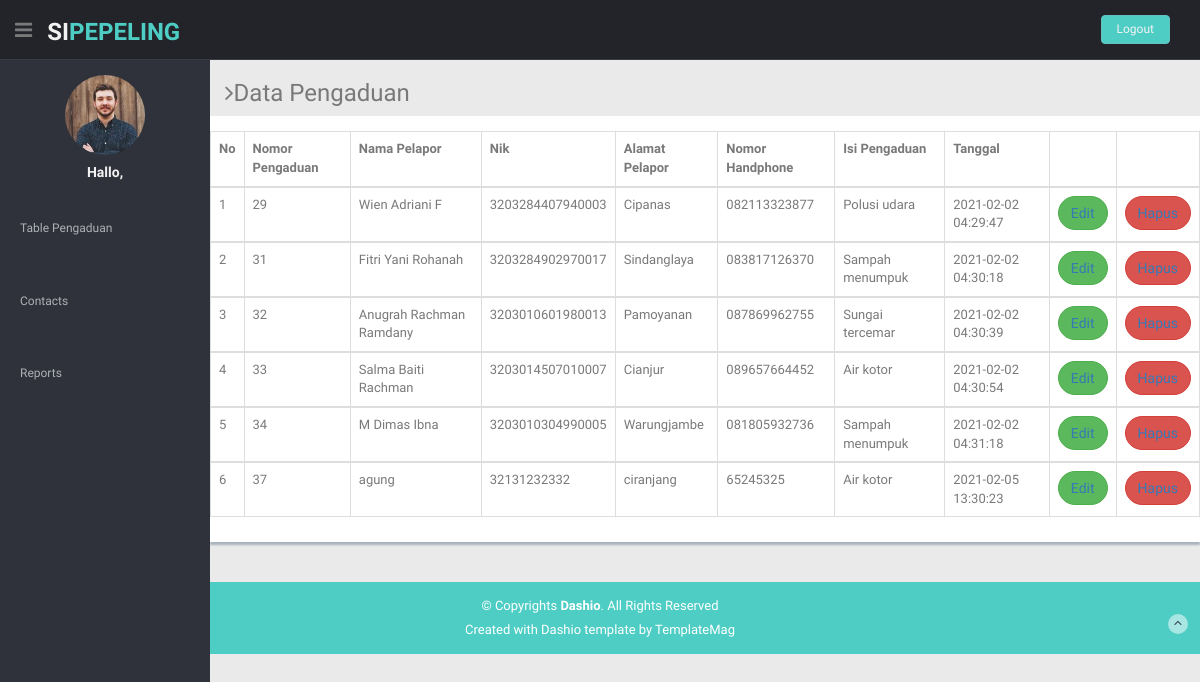
Screenshot of /index.php/tampil_adm with the database file from the repository.
### tables this page shows
CREATE TABLE `pengaduan` (
  `id_pengaduan` int(11) NOT NULL,
  `nama_pengadu` varchar(50) NOT NULL,
  `nomor_identitas` varchar(20) NOT NULL,
  `alamat_pengadu` varchar(50) NOT NULL,
  `no_hp` varchar(13) NOT NULL,
  `isi_pengaduan` varchar(500) DEFAULT NULL,
  `tanggal` timestamp NOT NULL DEFAULT current_timestamp() ON UPDATE current_timestamp()
);

### application/views/v-tampil-adm.php (called while the page is built, shortened)
<?php
$this->load->view('parts/header-adm');
$this->load->view('parts/nav-adm');
?>
<?php $this->load->view("table/t_tampil_adm"); ?>

### application/controllers/tampil_adm.php (called while the page is built, shortened)
<?php
class Tampil_Adm extends CI_Controller
{
	function __construct()
	{
		$this->load->model('m_tampil_adm');
	}
	function index(){
		$data['pengaduan'] = $this->m_tampil_adm->tampil_data()->result();
		$this->load->view('v-tampil-adm',$data);
	}
}
 ?>

### index.php (called while the page is built, shortened)
<?php
require_once BASEPATH.'core/CodeIgniter.php';

### application/models/m_tampil_adm.php (called while the page is built, shortened)
<?php
class M_Tampil_Adm extends CI_Model
{
	function tampil_data(){
		return $this->db->get('pengaduan');
	}
}
 ?>

### application/views/table/t_tampil_adm.php (the view)
<section id="main-content">
  <section class="wrapper">
    <h3><i class="fa fa-angle-right"></i>Data Pengaduan</h3>
    <div class="row mb">
      <div class="content-panel">
        <div class="adv-table">
          <table cellpadding="0" cellspacing="0" border="0" class="display table table-bordered">
              <tr>
                <th>No</th>
                <th>Nomor Pengaduan</th>
                <th>Nama Pelapor</th>
                <th class="hidden-phone">Nik</th>
                <th class="hidden-phone">Alamat Pelapor</th>
                <th class="hidden-phone">Nomor Handphone</th>
                <th class="hidden-phone">Isi Pengaduan</th>
                <th class="hidden-phone">Tanggal</th>
                <th></th>
                <th></th>
              </tr>
            <?php
                $no = 1;
                foreach($pengaduan as $p){
            ?>
            <tbody>
              <tr class="gradeX">
                <td><?php echo $no++ ?></td>
                <td><?php echo $p->id_pengaduan ?></td>
                <td><?php echo $p->nama_pengadu ?></td>
                <td class="hidden-phone"><?php echo $p->nomor_identitas ?></td>
                <td class="center hidden-phone"><?php echo $p->alamat_pengadu ?></td>
                <td class="center hidden-phone"><?php echo $p->no_hp ?></td>
                <td class="center hidden-phone"><?php echo $p->isi_pengaduan ?></td>
                <td class="center hidden-phone"><?php echo $p->tanggal ?></td>
                <td><button type="button" class="btn btn-round btn-success"><?php echo anchor('admin/edit/'.$p->id_pengaduan,'Edit'); ?></button></td>
                <td><button type="button" class="btn btn-round btn-danger"><?php echo anchor('admin/hapus/'.$p->id_pengaduan,'Hapus'); ?></button></td>
              </tr>
            </tbody>
            <?php } ?>
          </table>
        </div>
      </div>
    </div>
  </section>
</section>

### assets/css-adm/style.css (style rules this page uses)
body { color: #797979; background: #eaeaea; font-family: 'Ruda', sans-serif; padding: 0px !important; margin: 0px !important; font-size:13px; }
a, a:hover, a:focus { text-decoration: none; outline: none; }
.btn-round { border-radius: 20px; -webkit-border-radius: 20px; }
.mb { margin-bottom: 25px; }
ul.sidebar-menu li a { color: #aeb2b7; text-decoration: none; display: block; padding: 15px 0 15px 10px; font-size: 12px; outline: none; -webkit-transition: all 0.3s ease; -moz-transition: all 0.3s ease; -o-transition: all 0.3s ease; -ms-transition: all 0.3s ease; transition: all 0.3s ease; }
#main-content { margin-left: 210px; }
.wrapper { display: inline-block; margin-top: 60px; padding-left: 15px; padding-right: 15px; padding-bottom: 15px; padding-top: 0px; width: 100%; }
.content-panel { background: #ffffff; box-shadow: 0px 3px 2px #aab2bd; padding-top: 15px; padding-bottom: 5px; }

### rows the page displays
pengaduan: id_pengaduan "29", nama_pengadu "Wien Adriani F", nomor_identitas "3203284407940003", alamat_pengadu "Cipanas", no_hp "082113323877", isi_pengaduan "Polusi udara", tanggal "2021-02-02 04:29:47", id_pengaduan "Edit"
pengaduan: id_pengaduan "31", nama_pengadu "Fitri Yani Rohanah", nomor_identitas "3203284902970017", alamat_pengadu "Sindanglaya", no_hp "083817126370", isi_pengaduan "Sampah menumpuk", tanggal "2021-02-02 04:30:18", id_pengaduan "Edit"
pengaduan: id_pengaduan "32", nama_pengadu "Anugrah Rachman Ramdany", nomor_identitas "3203010601980013", alamat_pengadu "Pamoyanan", no_hp "087869962755", isi_pengaduan "Sungai tercemar", tanggal "2021-02-02 04:30:39", id_pengaduan "Edit"
pengaduan: id_pengaduan "33", nama_pengadu "Salma Baiti Rachman", nomor_identitas "3203014507010007", alamat_pengadu "Cianjur", no_hp "089657664452", isi_pengaduan "Air kotor", tanggal "2021-02-02 04:30:54", id_pengaduan "Edit"
pengaduan: id_pengaduan "34", nama_pengadu "M Dimas Ibna", nomor_identitas "3203010304990005", alamat_pengadu "Warungjambe", no_hp "081805932736", isi_pengaduan "Sampah menumpuk", tanggal "2021-02-02 04:31:18", id_pengaduan "Edit"
pengaduan: id_pengaduan "37", nama_pengadu "agung", nomor_identitas "32131232332", alamat_pengadu "ciranjang", no_hp "65245325", isi_pengaduan "Air kotor", tanggal "2021-02-05 13:30:23", id_pengaduan "Edit"

### other values shown
anchor('tampil_adm','Table Pengaduan') "Table Pengaduan"
anchor('kontak_adm','Contacts') "Contacts"
anchor('cetak','Reports') "Reports"
